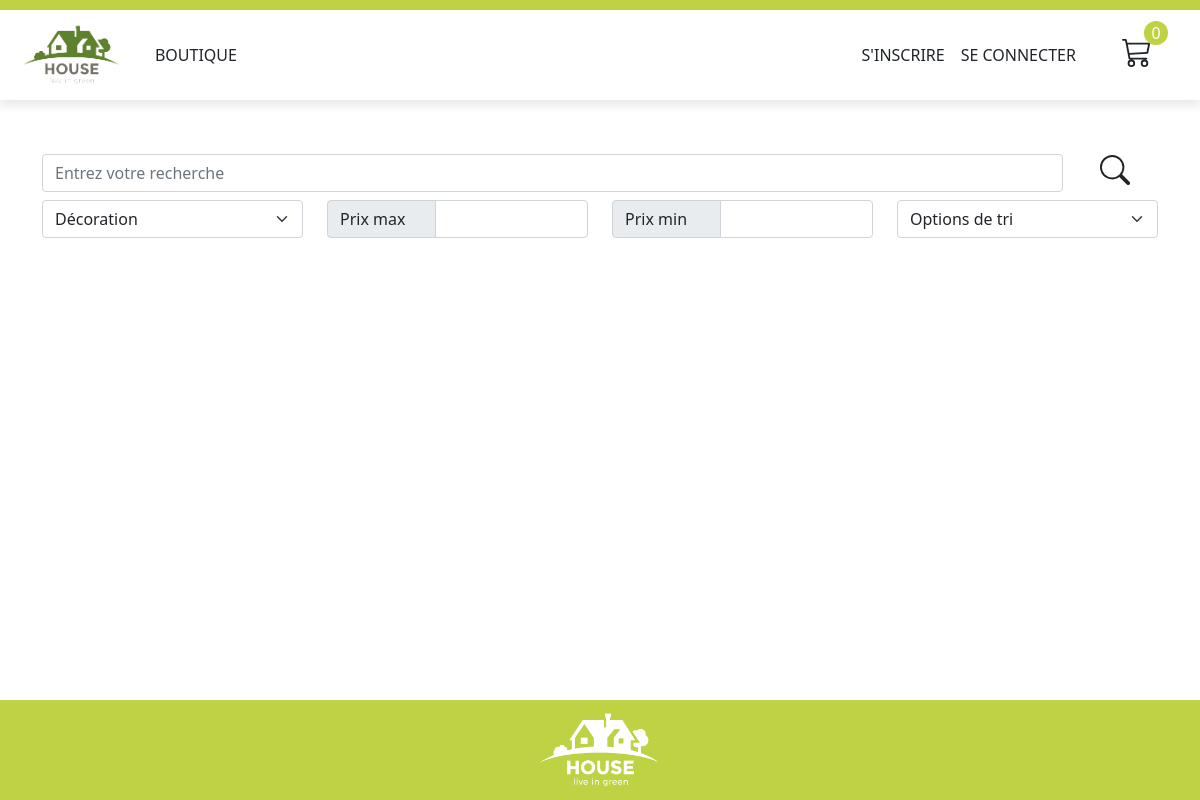
Before: /search-results.php?category=11 with the older database file.
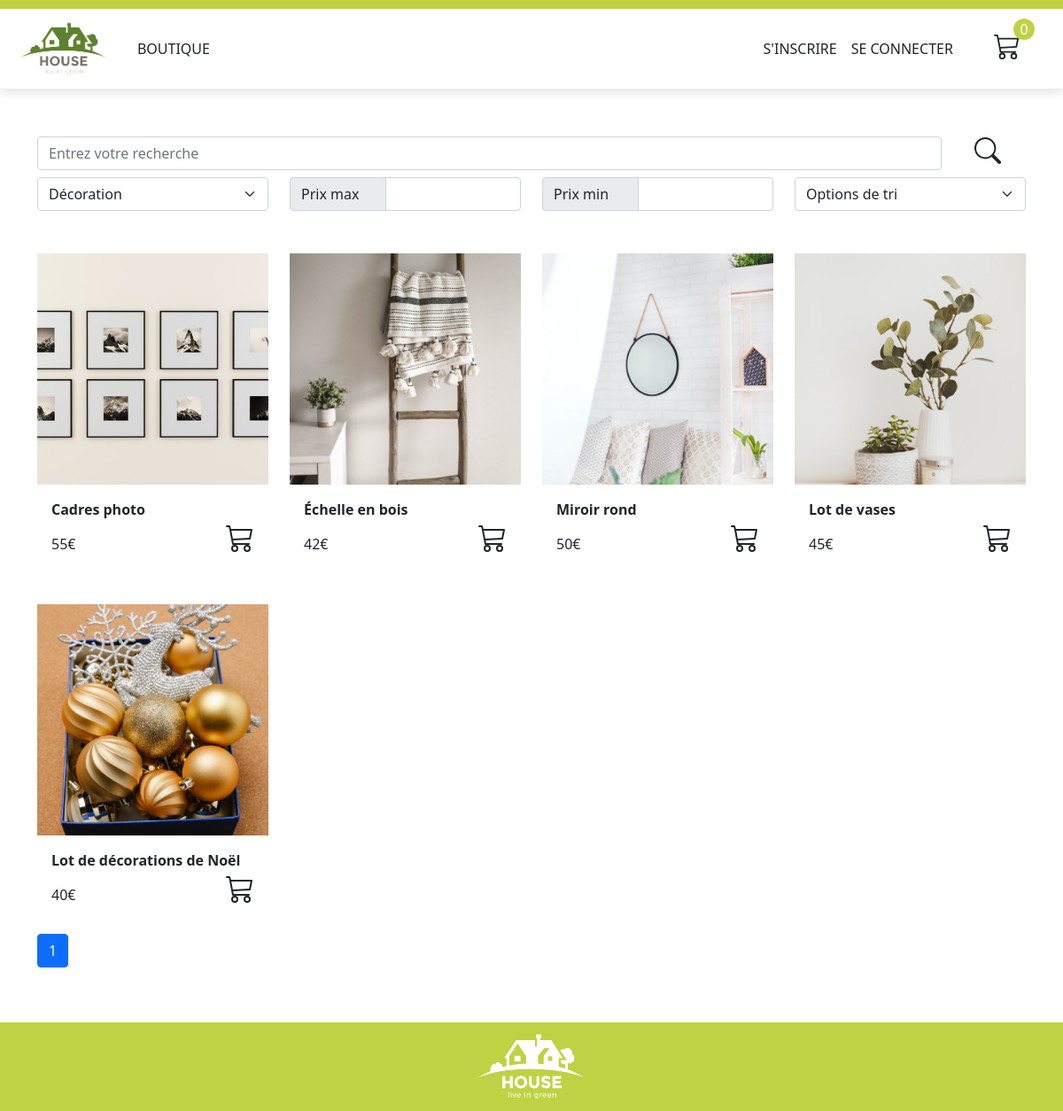
After: the same page with the newer database file.
### tables this page shows
CREATE TABLE `products` (
  `id` int(11) NOT NULL,
  `name` varchar(255) NOT NULL DEFAULT '0',
  `price` int(11) NOT NULL DEFAULT '0',
  `category_id` int(11) NOT NULL DEFAULT '0',
  `description` text NOT NULL,
  `img` varchar(255) NOT NULL
);

### core/Database.php (the view, shortened to what the changed rows need)
<?php
class Database {
    protected $dbUser;
    protected $dbPassword;
    protected $dsn;
    protected $dbConnection = NULL;
    protected $errorLogFile;
    public function __construct() {
        $this->dbUser = DB_USER;
        $this->dbPassword = DB_PASSWORD;
        $this->dsn = 'mysql:host=' . DB_HOST . ';dbname=' . DB_NAME . ';port=' . DB_PORT . ';charset=UTF8';
        $this->errorLogFile = 'myShopErrors.log';
    }
    public function connect() {
        try {
            $connection = new PDO($this->dsn, $this->dbUser, $this->dbPassword);
            $connection->setAttribute(PDO::ATTR_ERRMODE, PDO::ERRMODE_EXCEPTION);
            $this->dbConnection = $connection;
        }
        catch (PDOException $e) {
            error_log($e->getMessage() . "\n", 3, $this->errorLogFile);
            echo 'PDO ERROR: more info in ' . $this->errorLogFile . "\n";
        }
        return $this;
    }
    public function getCategory($id) {
        $req = $this->dbConnection->prepare('SELECT * FROM categories WHERE id = ?');
        $req->execute(array($id));
        if($result = $req->fetch(PDO::FETCH_ASSOC)) {
            return $result;
        } else {
            return false;
        }
    }
    public function getCategoryChildren($id) {
        $req = $this->dbConnection->prepare('SELECT * FROM categories WHERE parent_id = ?');
        $req->execute(array($id));
        return $req->fetchAll(PDO::FETCH_ASSOC);
    }
}

### core/Search.php (called while the page is built, shortened)
<?php
require_once 'core/Database.php';
class Search extends Database {
    public function buildQuery($searchCriteria, $categoryId, $max_price, $min_price, $sorting) {
        if(!empty($categoryId)) {
            $categoryId = filter_var($categoryId, FILTER_SANITIZE_NUMBER_INT);
            if ($categoryId === false) {
                $errorMessage[] = 'La catégorie n\'est pas valable.';
            } elseif (!$this->getCategory($categoryId)) {
                $errorMessage[] = 'La catégorie n\'existe pas.';
            }
        }
        if (count($errorMessage) === 0) {
            $request = 'SELECT * FROM products';
            $parameters = [];
            $criteriaNumber = 0;
            if (!empty($categoryId)) {
                if (empty($this->getCategoryChildren($categoryId))) {
                    if($criteriaNumber === 0) {
                        $request .= ' WHERE category_id = :categoryId';
                    } else {
                        $request .= ' AND category_id = :categoryId';
                    }
                    $parameters['categoryId'] = $categoryId;
                }
            }
            return ['status' => 'success', 'query' => $request, 'parameters' => $parameters];
        } else {
            return ['status' => 'fail', 'message' => $errorMessage];
        }
    }
    public function searchMatches($searchCriteria, $categoryId, $max_price, $min_price, $sorting) {
        $query = $this->buildQuery($searchCriteria, $categoryId, $max_price, $min_price, $sorting);
        if ($query['status'] === 'success') {
            try {
                $req = $this->dbConnection->prepare($query['query']);
                $req->execute($query['parameters']);
                $results = $req->fetchAll(PDO::FETCH_ASSOC);
            }
            catch (Exception $e) {
                error_log($e->getMessage() . "\n", 3, $this->errorLogFile);
                echo 'ERROR: more info in ' . $this->errorLogFile . "\n";
            }
            return ['status' => 'success', 'results' => $results];
        } else {
            return ['status' => 'fail', 'message' => $query['message']];
        }
    }
}

### core/Database.php (the view, shortened to what the changed rows need)
<?php
class Database {
    protected $dbUser;
    protected $dbPassword;
    protected $dsn;
    protected $dbConnection = NULL;
    protected $errorLogFile;
    public function __construct() {
        $this->dbUser = DB_USER;
        $this->dbPassword = DB_PASSWORD;
        $this->dsn = 'mysql:host=' . DB_HOST . ';dbname=' . DB_NAME . ';port=' . DB_PORT . ';charset=UTF8';
        $this->errorLogFile = 'myShopErrors.log';
    }
    public function connect() {
        try {
            $connection = new PDO($this->dsn, $this->dbUser, $this->dbPassword);
            $connection->setAttribute(PDO::ATTR_ERRMODE, PDO::ERRMODE_EXCEPTION);
            $this->dbConnection = $connection;
        }
        catch (PDOException $e) {
            error_log($e->getMessage() . "\n", 3, $this->errorLogFile);
            echo 'PDO ERROR: more info in ' . $this->errorLogFile . "\n";
        }
        return $this;
    }
    public function getCategory($id) {
        $req = $this->dbConnection->prepare('SELECT * FROM categories WHERE id = ?');
        $req->execute(array($id));
        if($result = $req->fetch(PDO::FETCH_ASSOC)) {
            return $result;
        } else {
            return false;
        }
    }
    public function getCategoryChildren($id) {
        $req = $this->dbConnection->prepare('SELECT * FROM categories WHERE parent_id = ?');
        $req->execute(array($id));
        return $req->fetchAll(PDO::FETCH_ASSOC);
    }
}

### search-results.php (shortened to what the changed rows need)
<?php
    require_once 'core/Search.php';
    $searchDb = new Search();
    $searchDb->connect();
    if(!empty($_GET)) {
        $results = $searchDb->searchMatches($_GET['criteria'], $_GET['category'], $_GET['max_price'],
        $_GET['min price'], $_GET['sorting']);
    }
?>
<!DOCTYPE HTML>
<html lang="fr">
    <head>
        <?php require 'includes/head-inc.php'; ?>
    </head>
    <body>
        <main>
        <?php include 'includes/searchbar-inc.php'; ?>
            <div class="container">
                <?php if($results['status'] === 'fail') {
                    echo '<div class="alert alert-danger">' . implode("<br>", $results['message']) . '</div>';
                } elseif($results['status'] === 'success') { ?>
                <div class="row row-cols-1 row-cols-md-3 row-cols-lg-4">
                    <?php $productsPerPage = 12;
                        $numberOfProducts = count($results['results']);
                        $numberOfPages = $numberOfProducts / $productsPerPage;
                        if(!is_int($numberOfPages)) {
                            $numberOfPages = floor($numberOfPages) + 1;
                        }
                        if(isset($_GET['page'])) {
                            $offset = ($_GET['page'] - 1) * $productsPerPage;
                        } else {
                            $offset = 0;
                        }
                        $displayedResults = array_slice($results['results'], $offset, $productsPerPage);
                        foreach($displayedResults as $product) {
                            include 'includes/product-card-inc.php';
                        } ?>
                </div>
                <nav aria-label="Navigation des pages résultats de la recherche">
                    <ul class="pagination flex-wrap">
                        <?php for($i = 1; $i <= $numberOfPages; $i++) {
                            echo '<li class="page-item';
                            if ($_GET['page'] == $i || (!isset($_GET['page']) && $i == 1)) {
                                echo ' active';
                            }
                            echo '"><a class="page-link" href="search-results.php?criteria=' . $_GET['criteria']
                            . '&category=' . $_GET['category'] . '&max_price=' . $_GET['max_price']
                            . '&min_price=' . $_GET['min_price'] . '&sorting=' . $_GET['sorting'] . '&page=' . $i. '">' . $i . '</a></li>';
                        }?>
                    </ul>
                </nav>
            <?php } ?>
        </main>
    </body>
</html>

### includes/product-card-inc.php (shortened to what the changed rows need)
<div class="col g-4">
    <div class="card card-product">
        <div class="card-product__wrapper-img">
            <a href="viewproduct.php?id=<?= $product['id'] ?>"><img src="<?= $product['img'] ?>" alt="<?= $product['name'] ?>" class="card-img-top card-product__img"></a>
        </div>
        <div class="card-body d-flex flex-column justify-content-between">
            <div class="card-product__title mb-1">
                <a href="viewproduct.php?id=<?= $product['id'] ?>" class="card-title"><?= $product['name'] ?></a>
            </div>
            <div class="d-flex justify-content-between align-items-end">
                <p class="card-text"><?= $product['price'] ?>€</p>
                <a href="add-to-cart.php?id=<?= $product['id'] ?>">
                </a>
            </div>
        </div>
    </div>
</div>

Changed rows visible on the page:
added products: img (picture), name "Cadres photo", price "55"
added products: img (picture), name "Échelle en bois", price "42"
added products: img (picture), name "Miroir rond", price "50"
added products: img (picture), name "Lot de vases", price "45"
added products: img (picture), name "Lot de décorations de Noël", price "40"
Other visible differences:
new list line: "1"
